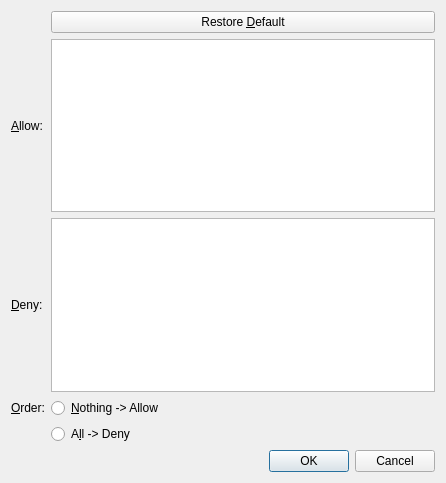
<?xml version="1.0" encoding="UTF-8"?>
<ui version="4.0">
 <class>OptionExtension</class>
 <widget class="QDialog" name="OptionExtension">
  <property name="geometry">
   <rect>
    <x>0</x>
    <y>0</y>
    <width>446</width>
    <height>483</height>
   </rect>
  </property>
  <property name="windowTitle">
   <string>Dialog</string>
  </property>
  <layout class="QGridLayout" name="gridLayout">
   <item row="1" column="1">
    <widget class="QPlainTextEdit" name="txtAllow"/>
   </item>
   <item row="1" column="0">
    <widget class="QLabel" name="labelAllow">
     <property name="text">
      <string>&amp;Allow:</string>
     </property>
     <property name="buddy">
      <cstring>txtAllow</cstring>
     </property>
    </widget>
   </item>
   <item row="3" column="1">
    <widget class="QPlainTextEdit" name="txtDeny"/>
   </item>
   <item row="3" column="0">
    <widget class="QLabel" name="labelDeny">
     <property name="text">
      <string>&amp;Deny:</string>
     </property>
     <property name="buddy">
      <cstring>txtDeny</cstring>
     </property>
    </widget>
   </item>
   <item row="5" column="1">
    <widget class="QRadioButton" name="radioDeny">
     <property name="text">
      <string>A&amp;ll -&gt; Deny</string>
     </property>
    </widget>
   </item>
   <item row="9" column="1">
    <widget class="QDialogButtonBox" name="buttonBox">
     <property name="orientation">
      <enum>Qt::Horizontal</enum>
     </property>
     <property name="standardButtons">
      <set>QDialogButtonBox::Cancel|QDialogButtonBox::Ok</set>
     </property>
    </widget>
   </item>
   <item row="0" column="1">
    <widget class="QPushButton" name="btnRestoreDefault">
     <property name="text">
      <string>Restore &amp;Default</string>
     </property>
    </widget>
   </item>
   <item row="4" column="1">
    <widget class="QRadioButton" name="radioAllow">
     <property name="text">
      <string>&amp;Nothing -&gt; Allow</string>
     </property>
    </widget>
   </item>
   <item row="4" column="0">
    <widget class="QLabel" name="labelOrder">
     <property name="text">
      <string>&amp;Order:</string>
     </property>
     <property name="buddy">
      <cstring>radioAllow</cstring>
     </property>
    </widget>
   </item>
  </layout>
 </widget>
 <tabstops>
  <tabstop>btnRestoreDefault</tabstop>
  <tabstop>txtAllow</tabstop>
  <tabstop>txtDeny</tabstop>
  <tabstop>radioAllow</tabstop>
  <tabstop>radioDeny</tabstop>
 </tabstops>
 <resources/>
 <connections>
  <connection>
   <sender>buttonBox</sender>
   <signal>accepted()</signal>
   <receiver>OptionExtension</receiver>
   <slot>accept()</slot>
   <hints>
    <hint type="sourcelabel">
     <x>436</x>
     <y>465</y>
    </hint>
    <hint type="destinationlabel">
     <x>157</x>
     <y>274</y>
    </hint>
   </hints>
  </connection>
  <connection>
   <sender>buttonBox</sender>
   <signal>rejected()</signal>
   <receiver>OptionExtension</receiver>
   <slot>reject()</slot>
   <hints>
    <hint type="sourcelabel">
     <x>436</x>
     <y>471</y>
    </hint>
    <hint type="destinationlabel">
     <x>286</x>
     <y>274</y>
    </hint>
   </hints>
  </connection>
 </connections>
 <slots>
  <slot>aaa()</slot>
 </slots>
</ui>
